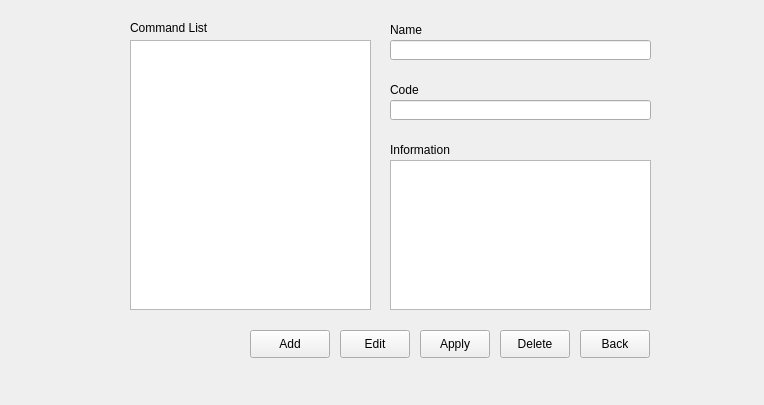
<?xml version="1.0" encoding="UTF-8"?>
<ui version="4.0">
 <class>Form</class>
 <widget class="QWidget" name="Form">
  <property name="geometry">
   <rect>
    <x>0</x>
    <y>0</y>
    <width>764</width>
    <height>405</height>
   </rect>
  </property>
  <property name="windowTitle">
   <string>Form</string>
  </property>
  <widget class="QListView" name="listViewUssd">
   <property name="geometry">
    <rect>
     <x>130</x>
     <y>40</y>
     <width>241</width>
     <height>270</height>
    </rect>
   </property>
  </widget>
  <widget class="QLabel" name="labelUssdName">
   <property name="geometry">
    <rect>
     <x>390</x>
     <y>20</y>
     <width>100</width>
     <height>20</height>
    </rect>
   </property>
   <property name="text">
    <string>Name</string>
   </property>
  </widget>
  <widget class="QLineEdit" name="lineEditUssdName">
   <property name="geometry">
    <rect>
     <x>390</x>
     <y>40</y>
     <width>261</width>
     <height>20</height>
    </rect>
   </property>
  </widget>
  <widget class="QLabel" name="labelUssdCode">
   <property name="geometry">
    <rect>
     <x>390</x>
     <y>80</y>
     <width>100</width>
     <height>20</height>
    </rect>
   </property>
   <property name="text">
    <string>Code</string>
   </property>
  </widget>
  <widget class="QLineEdit" name="lineEditUssdCode">
   <property name="geometry">
    <rect>
     <x>390</x>
     <y>100</y>
     <width>261</width>
     <height>20</height>
    </rect>
   </property>
  </widget>
  <widget class="QLabel" name="labelUssdInfo">
   <property name="geometry">
    <rect>
     <x>390</x>
     <y>140</y>
     <width>100</width>
     <height>20</height>
    </rect>
   </property>
   <property name="text">
    <string>Information</string>
   </property>
  </widget>
  <widget class="QTextEdit" name="textEditUssdInfo">
   <property name="geometry">
    <rect>
     <x>390</x>
     <y>160</y>
     <width>261</width>
     <height>150</height>
    </rect>
   </property>
   <property name="styleSheet">
    <string notr="true"/>
   </property>
  </widget>
  <widget class="QPushButton" name="pushButtonUssdAdd">
   <property name="geometry">
    <rect>
     <x>250</x>
     <y>330</y>
     <width>80</width>
     <height>28</height>
    </rect>
   </property>
   <property name="sizePolicy">
    <sizepolicy hsizetype="Fixed" vsizetype="Fixed">
     <horstretch>0</horstretch>
     <verstretch>0</verstretch>
    </sizepolicy>
   </property>
   <property name="minimumSize">
    <size>
     <width>0</width>
     <height>0</height>
    </size>
   </property>
   <property name="maximumSize">
    <size>
     <width>16777215</width>
     <height>16777215</height>
    </size>
   </property>
   <property name="focusPolicy">
    <enum>Qt::NoFocus</enum>
   </property>
   <property name="styleSheet">
    <string notr="true">QPushButton{ 
border-image:url(Skin/SmallChangeableButton_1.png);
	color: rgb(0, 0, 0);
}
QPushButton:pressed{ 
border-image:url(Skin/SmallChangeableButton_3.png);
	color: rgb(0, 0, 0);
}
QPushButton:hover{
border-image:url(Skin/SmallChangeableButton_3.png);
	color: rgb(0, 0, 0);
}
QPushButton:disabled{
border-image:url(Skin/SmallChangeableButton_2.png);
	color: rgb(80, 80, 80);
}</string>
   </property>
   <property name="text">
    <string>Add</string>
   </property>
  </widget>
  <widget class="QPushButton" name="pushButtonUssdDelete">
   <property name="geometry">
    <rect>
     <x>500</x>
     <y>330</y>
     <width>70</width>
     <height>28</height>
    </rect>
   </property>
   <property name="sizePolicy">
    <sizepolicy hsizetype="Fixed" vsizetype="Fixed">
     <horstretch>0</horstretch>
     <verstretch>0</verstretch>
    </sizepolicy>
   </property>
   <property name="minimumSize">
    <size>
     <width>0</width>
     <height>0</height>
    </size>
   </property>
   <property name="maximumSize">
    <size>
     <width>16777215</width>
     <height>16777215</height>
    </size>
   </property>
   <property name="focusPolicy">
    <enum>Qt::NoFocus</enum>
   </property>
   <property name="styleSheet">
    <string notr="true">QPushButton{ 
border-image:url(Skin/SmallChangeableButton_1.png);
	color: rgb(0, 0, 0);
}
QPushButton:pressed{ 
border-image:url(Skin/SmallChangeableButton_3.png);
	color: rgb(0, 0, 0);
}
QPushButton:hover{
border-image:url(Skin/SmallChangeableButton_3.png);
	color: rgb(0, 0, 0);
}
QPushButton:disabled{
border-image:url(Skin/SmallChangeableButton_2.png);
	color: rgb(80, 80, 80);
}</string>
   </property>
   <property name="text">
    <string>Delete</string>
   </property>
  </widget>
  <widget class="QPushButton" name="pushButtonUssdApply">
   <property name="geometry">
    <rect>
     <x>420</x>
     <y>330</y>
     <width>70</width>
     <height>28</height>
    </rect>
   </property>
   <property name="sizePolicy">
    <sizepolicy hsizetype="Fixed" vsizetype="Fixed">
     <horstretch>0</horstretch>
     <verstretch>0</verstretch>
    </sizepolicy>
   </property>
   <property name="minimumSize">
    <size>
     <width>0</width>
     <height>0</height>
    </size>
   </property>
   <property name="maximumSize">
    <size>
     <width>16777215</width>
     <height>16777215</height>
    </size>
   </property>
   <property name="focusPolicy">
    <enum>Qt::NoFocus</enum>
   </property>
   <property name="styleSheet">
    <string notr="true">QPushButton{ 
border-image:url(Skin/SmallChangeableButton_1.png);
	color: rgb(0, 0, 0);
}
QPushButton:pressed{ 
border-image:url(Skin/SmallChangeableButton_3.png);
	color: rgb(0, 0, 0);
}
QPushButton:hover{
border-image:url(Skin/SmallChangeableButton_3.png);
	color: rgb(0, 0, 0);
}
QPushButton:disabled{
border-image:url(Skin/SmallChangeableButton_2.png);
	color: rgb(80, 80, 80);
}</string>
   </property>
   <property name="text">
    <string>Apply</string>
   </property>
  </widget>
  <widget class="QPushButton" name="pushButtonUssdEditClose">
   <property name="geometry">
    <rect>
     <x>580</x>
     <y>330</y>
     <width>70</width>
     <height>28</height>
    </rect>
   </property>
   <property name="sizePolicy">
    <sizepolicy hsizetype="Fixed" vsizetype="Fixed">
     <horstretch>0</horstretch>
     <verstretch>0</verstretch>
    </sizepolicy>
   </property>
   <property name="minimumSize">
    <size>
     <width>0</width>
     <height>0</height>
    </size>
   </property>
   <property name="maximumSize">
    <size>
     <width>16777215</width>
     <height>16777215</height>
    </size>
   </property>
   <property name="focusPolicy">
    <enum>Qt::NoFocus</enum>
   </property>
   <property name="styleSheet">
    <string notr="true">QPushButton{ 
border-image:url(Skin/SmallChangeableButton_1.png);
	color: rgb(0, 0, 0);
}
QPushButton:pressed{ 
border-image:url(Skin/SmallChangeableButton_3.png);
	color: rgb(0, 0, 0);
}
QPushButton:hover{
border-image:url(Skin/SmallChangeableButton_3.png);
	color: rgb(0, 0, 0);
}
QPushButton:disabled{
border-image:url(Skin/SmallChangeableButton_2.png);
	color: rgb(80, 80, 80);
}</string>
   </property>
   <property name="text">
    <string>Back</string>
   </property>
  </widget>
  <widget class="QLabel" name="labelCommandList">
   <property name="geometry">
    <rect>
     <x>130</x>
     <y>20</y>
     <width>111</width>
     <height>16</height>
    </rect>
   </property>
   <property name="text">
    <string>Command List</string>
   </property>
  </widget>
  <widget class="QPushButton" name="pushButtonUssdEdit">
   <property name="geometry">
    <rect>
     <x>340</x>
     <y>330</y>
     <width>70</width>
     <height>28</height>
    </rect>
   </property>
   <property name="sizePolicy">
    <sizepolicy hsizetype="Fixed" vsizetype="Fixed">
     <horstretch>0</horstretch>
     <verstretch>0</verstretch>
    </sizepolicy>
   </property>
   <property name="minimumSize">
    <size>
     <width>0</width>
     <height>0</height>
    </size>
   </property>
   <property name="maximumSize">
    <size>
     <width>16777215</width>
     <height>16777215</height>
    </size>
   </property>
   <property name="focusPolicy">
    <enum>Qt::NoFocus</enum>
   </property>
   <property name="styleSheet">
    <string notr="true">QPushButton{ 
border-image:url(Skin/SmallChangeableButton_1.png);
	color: rgb(0, 0, 0);
}
QPushButton:pressed{ 
border-image:url(Skin/SmallChangeableButton_3.png);
	color: rgb(0, 0, 0);
}
QPushButton:hover{
border-image:url(Skin/SmallChangeableButton_3.png);
	color: rgb(0, 0, 0);
}
QPushButton:disabled{
border-image:url(Skin/SmallChangeableButton_2.png);
	color: rgb(80, 80, 80);
}</string>
   </property>
   <property name="text">
    <string>Edit</string>
   </property>
  </widget>
 </widget>
 <resources/>
 <connections/>
</ui>
